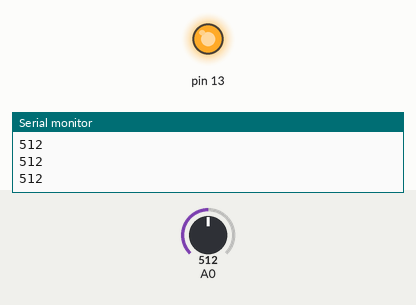
Bench run of a sketch on a simulated Arduino Uno, built with avr-gcc and run on an emulated ATmega328P. Shown: output pins drawn as LEDs (lit = HIGH), the last lines printed to the serial monitor. The inputs (shaded band) are chosen by the test bench; at power-on: A0 = 512.

Above: at 1.2 s.
1.3 s: A0 set to 532
2.8 s: A0 set to 566
At 4.0 s:
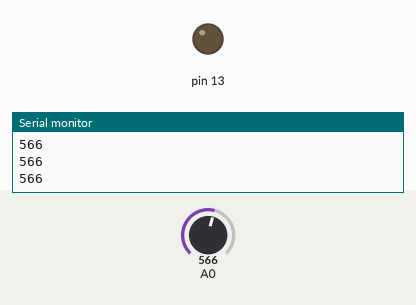
4.3 s: A0 set to 540
At 5.3 s:
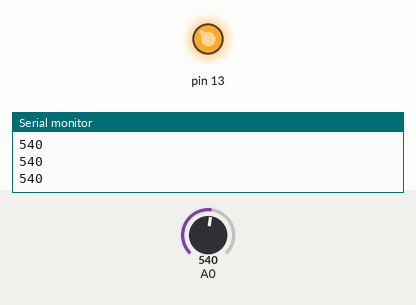
5.8 s: A0 set to 560
At 6.5 s:
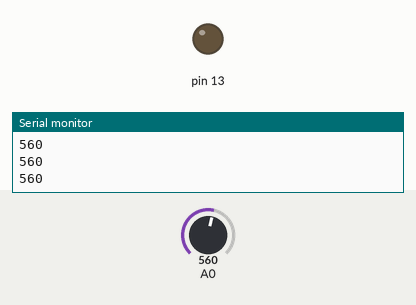
Timing chart, 0 to 8.3 s (numbered marks = the images above; inputs shaded):
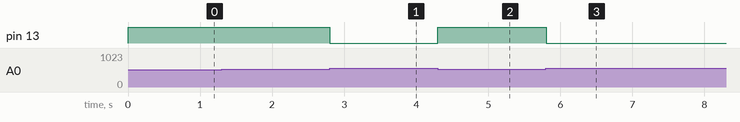

The sketch:

sensor_movimiento.ino
```cpp
// Detector de luz con LDR
void setup() {

  pinMode(13, OUTPUT);
  Serial.begin(9600);
}

void loop() {

  int v = analogRead(A0);

  if (v < 550) digitalWrite(13, HIGH);
  else digitalWrite(13, LOW);
  Serial.println(v);
}
```

Measured:
- the behaviour switches between 549 and 550 on A0 (found by bisection; images 0 and 1)
- after the input at 2.8 s, pin 13: HIGH → LOW at once
- after the input at 4.3 s, pin 13: LOW → HIGH at once
- after the input at 5.8 s, pin 13: HIGH → LOW at once
